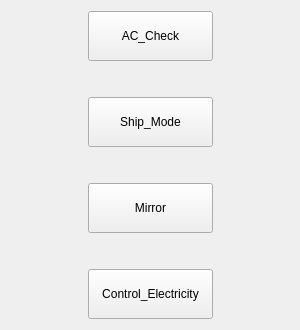
<?xml version="1.0" encoding="UTF-8"?>
<ui version="4.0">
 <class>ToolWidget</class>
 <widget class="QWidget" name="ToolWidget">
  <property name="geometry">
   <rect>
    <x>0</x>
    <y>0</y>
    <width>300</width>
    <height>330</height>
   </rect>
  </property>
  <property name="windowTitle">
   <string>ToolWidget</string>
  </property>
  <layout class="QGridLayout" name="gridLayout">
   <item row="0" column="0">
    <layout class="QHBoxLayout" name="horizontalLayout">
     <item>
      <spacer name="horizontalSpacer">
       <property name="orientation">
        <enum>Qt::Horizontal</enum>
       </property>
       <property name="sizeHint" stdset="0">
        <size>
         <width>40</width>
         <height>20</height>
        </size>
       </property>
      </spacer>
     </item>
     <item>
      <layout class="QVBoxLayout" name="verticalLayout">
       <item>
        <widget class="QPushButton" name="ButtonAC">
         <property name="minimumSize">
          <size>
           <width>125</width>
           <height>50</height>
          </size>
         </property>
         <property name="maximumSize">
          <size>
           <width>125</width>
           <height>50</height>
          </size>
         </property>
         <property name="text">
          <string>AC_Check</string>
         </property>
        </widget>
       </item>
       <item>
        <spacer name="verticalSpacer">
         <property name="orientation">
          <enum>Qt::Vertical</enum>
         </property>
         <property name="sizeHint" stdset="0">
          <size>
           <width>20</width>
           <height>18</height>
          </size>
         </property>
        </spacer>
       </item>
       <item>
        <widget class="QPushButton" name="ButtonShip_Mode">
         <property name="minimumSize">
          <size>
           <width>125</width>
           <height>50</height>
          </size>
         </property>
         <property name="maximumSize">
          <size>
           <width>125</width>
           <height>50</height>
          </size>
         </property>
         <property name="text">
          <string>Ship_Mode</string>
         </property>
        </widget>
       </item>
       <item>
        <spacer name="verticalSpacer_2">
         <property name="orientation">
          <enum>Qt::Vertical</enum>
         </property>
         <property name="sizeHint" stdset="0">
          <size>
           <width>20</width>
           <height>18</height>
          </size>
         </property>
        </spacer>
       </item>
       <item>
        <widget class="QPushButton" name="ButtonMirror">
         <property name="minimumSize">
          <size>
           <width>125</width>
           <height>50</height>
          </size>
         </property>
         <property name="maximumSize">
          <size>
           <width>125</width>
           <height>50</height>
          </size>
         </property>
         <property name="text">
          <string>Mirror</string>
         </property>
        </widget>
       </item>
       <item>
        <spacer name="verticalSpacer_3">
         <property name="orientation">
          <enum>Qt::Vertical</enum>
         </property>
         <property name="sizeHint" stdset="0">
          <size>
           <width>20</width>
           <height>18</height>
          </size>
         </property>
        </spacer>
       </item>
       <item>
        <widget class="QPushButton" name="ButtonControl_Electricity">
         <property name="minimumSize">
          <size>
           <width>125</width>
           <height>50</height>
          </size>
         </property>
         <property name="maximumSize">
          <size>
           <width>125</width>
           <height>50</height>
          </size>
         </property>
         <property name="text">
          <string>Control_Electricity</string>
         </property>
        </widget>
       </item>
      </layout>
     </item>
     <item>
      <spacer name="horizontalSpacer_2">
       <property name="orientation">
        <enum>Qt::Horizontal</enum>
       </property>
       <property name="sizeHint" stdset="0">
        <size>
         <width>40</width>
         <height>20</height>
        </size>
       </property>
      </spacer>
     </item>
    </layout>
   </item>
  </layout>
 </widget>
 <resources/>
 <connections/>
</ui>
